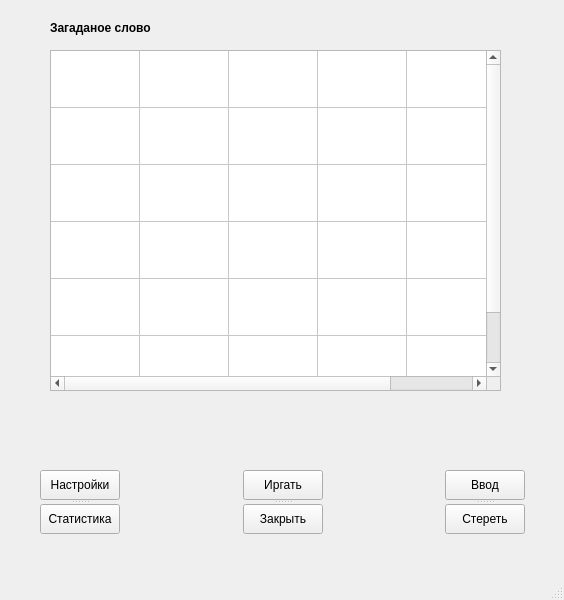
<?xml version="1.0" encoding="UTF-8"?>
<ui version="4.0">
 <class>MainWindow</class>
 <widget class="QMainWindow" name="MainWindow">
  <property name="geometry">
   <rect>
    <x>0</x>
    <y>0</y>
    <width>564</width>
    <height>600</height>
   </rect>
  </property>
  <property name="sizePolicy">
   <sizepolicy hsizetype="Fixed" vsizetype="Fixed">
    <horstretch>0</horstretch>
    <verstretch>0</verstretch>
   </sizepolicy>
  </property>
  <property name="windowTitle">
   <string>Игра 5БУКВ</string>
  </property>
  <widget class="QWidget" name="centralwidget">
   <widget class="QLabel" name="label">
    <property name="geometry">
     <rect>
      <x>50</x>
      <y>20</y>
      <width>141</width>
      <height>16</height>
     </rect>
    </property>
    <property name="font">
     <font>
      <weight>75</weight>
      <bold>true</bold>
     </font>
    </property>
    <property name="text">
     <string>Загаданое слово</string>
    </property>
   </widget>
   <widget class="QTableWidget" name="tab">
    <property name="enabled">
     <bool>true</bool>
    </property>
    <property name="geometry">
     <rect>
      <x>50</x>
      <y>50</y>
      <width>451</width>
      <height>341</height>
     </rect>
    </property>
    <property name="sizePolicy">
     <sizepolicy hsizetype="Minimum" vsizetype="Fixed">
      <horstretch>0</horstretch>
      <verstretch>0</verstretch>
     </sizepolicy>
    </property>
    <property name="minimumSize">
     <size>
      <width>100</width>
      <height>200</height>
     </size>
    </property>
    <property name="mouseTracking">
     <bool>false</bool>
    </property>
    <property name="acceptDrops">
     <bool>false</bool>
    </property>
    <property name="autoFillBackground">
     <bool>false</bool>
    </property>
    <property name="lineWidth">
     <number>1</number>
    </property>
    <property name="sizeAdjustPolicy">
     <enum>QAbstractScrollArea::AdjustIgnored</enum>
    </property>
    <property name="autoScroll">
     <bool>true</bool>
    </property>
    <property name="showDropIndicator" stdset="0">
     <bool>true</bool>
    </property>
    <property name="alternatingRowColors">
     <bool>false</bool>
    </property>
    <property name="showGrid">
     <bool>true</bool>
    </property>
    <property name="sortingEnabled">
     <bool>false</bool>
    </property>
    <property name="wordWrap">
     <bool>true</bool>
    </property>
    <property name="cornerButtonEnabled">
     <bool>true</bool>
    </property>
    <attribute name="horizontalHeaderVisible">
     <bool>false</bool>
    </attribute>
    <attribute name="horizontalHeaderDefaultSectionSize">
     <number>89</number>
    </attribute>
    <attribute name="horizontalHeaderStretchLastSection">
     <bool>true</bool>
    </attribute>
    <attribute name="verticalHeaderVisible">
     <bool>false</bool>
    </attribute>
    <attribute name="verticalHeaderDefaultSectionSize">
     <number>57</number>
    </attribute>
    <attribute name="verticalHeaderStretchLastSection">
     <bool>true</bool>
    </attribute>
    <row>
     <property name="text">
      <string>1</string>
     </property>
    </row>
    <row>
     <property name="text">
      <string>2</string>
     </property>
    </row>
    <row>
     <property name="text">
      <string>3</string>
     </property>
    </row>
    <row>
     <property name="text">
      <string>4</string>
     </property>
    </row>
    <row>
     <property name="text">
      <string>5</string>
     </property>
    </row>
    <row>
     <property name="text">
      <string>6</string>
     </property>
    </row>
    <column>
     <property name="text">
      <string>5</string>
     </property>
    </column>
    <column>
     <property name="text">
      <string>Б</string>
     </property>
    </column>
    <column>
     <property name="text">
      <string>У</string>
     </property>
    </column>
    <column>
     <property name="text">
      <string>К</string>
     </property>
    </column>
    <column>
     <property name="text">
      <string>В</string>
     </property>
    </column>
   </widget>
   <widget class="QWidget" name="">
    <property name="geometry">
     <rect>
      <x>40</x>
      <y>470</y>
      <width>485</width>
      <height>64</height>
     </rect>
    </property>
    <layout class="QHBoxLayout" name="horizontalLayout">
     <item>
      <widget class="QSplitter" name="splitter">
       <property name="orientation">
        <enum>Qt::Vertical</enum>
       </property>
       <widget class="QPushButton" name="b_settings">
        <property name="text">
         <string>Настройки</string>
        </property>
       </widget>
       <widget class="QPushButton" name="b_statistics">
        <property name="text">
         <string>Статистика</string>
        </property>
       </widget>
      </widget>
     </item>
     <item>
      <spacer name="horizontalSpacer">
       <property name="orientation">
        <enum>Qt::Horizontal</enum>
       </property>
       <property name="sizeHint" stdset="0">
        <size>
         <width>98</width>
         <height>20</height>
        </size>
       </property>
      </spacer>
     </item>
     <item>
      <widget class="QSplitter" name="splitter_2">
       <property name="orientation">
        <enum>Qt::Vertical</enum>
       </property>
       <widget class="QPushButton" name="b_play">
        <property name="text">
         <string>Иргать</string>
        </property>
       </widget>
       <widget class="QPushButton" name="b_close">
        <property name="text">
         <string>Закрыть</string>
        </property>
       </widget>
      </widget>
     </item>
     <item>
      <spacer name="horizontalSpacer_2">
       <property name="orientation">
        <enum>Qt::Horizontal</enum>
       </property>
       <property name="sizeHint" stdset="0">
        <size>
         <width>78</width>
         <height>20</height>
        </size>
       </property>
      </spacer>
     </item>
     <item>
      <widget class="QSplitter" name="splitter_3">
       <property name="orientation">
        <enum>Qt::Vertical</enum>
       </property>
       <widget class="QPushButton" name="b_input">
        <property name="text">
         <string>Ввод</string>
        </property>
       </widget>
       <widget class="QPushButton" name="b_erase">
        <property name="text">
         <string>Стереть</string>
        </property>
       </widget>
      </widget>
     </item>
    </layout>
   </widget>
  </widget>
  <widget class="QMenuBar" name="menubar">
   <property name="geometry">
    <rect>
     <x>0</x>
     <y>0</y>
     <width>564</width>
     <height>26</height>
    </rect>
   </property>
  </widget>
  <widget class="QStatusBar" name="statusbar"/>
 </widget>
 <resources/>
 <connections/>
</ui>
